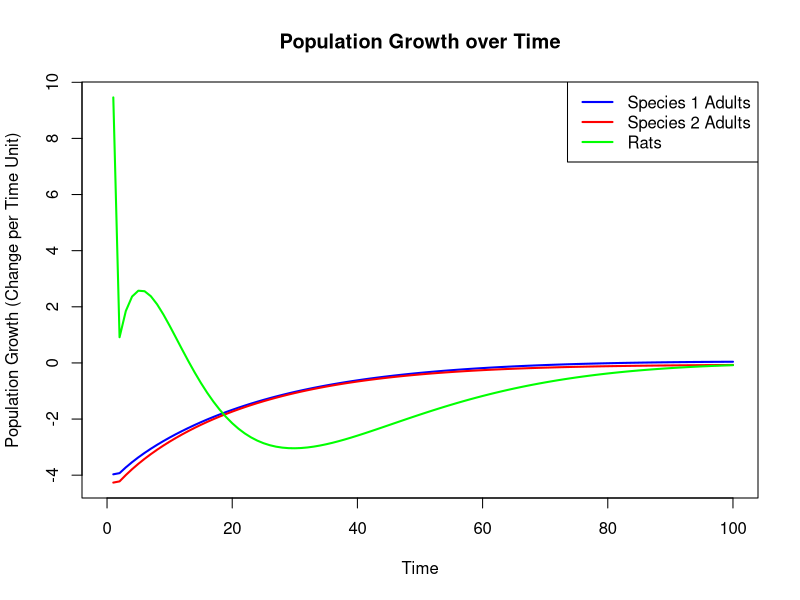
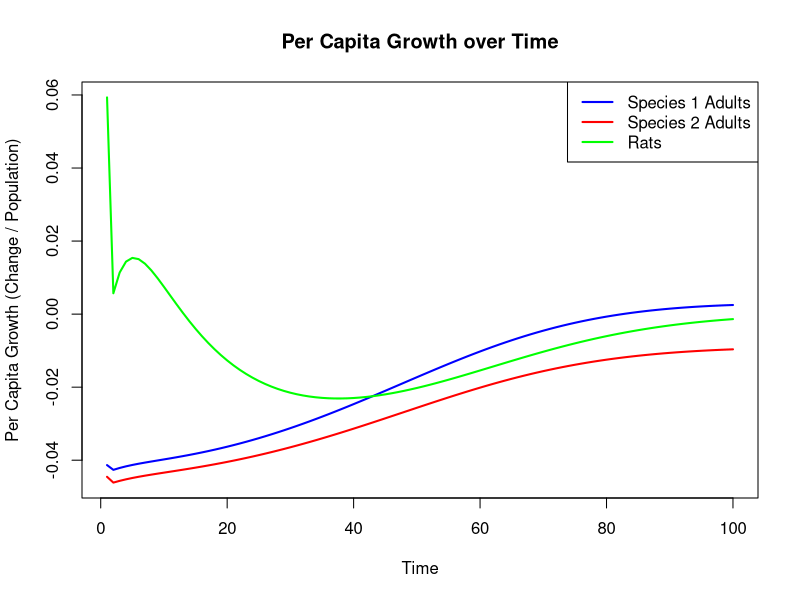

These figures' R source, in order:
setwd("~/Library/Mobile Documents/com~apple~CloudDocs/Studium/Pop Ecology/CW2/R scripts/ competition version ")
library(deSolve)

# Model function (as before)
model_stage <- function(t, state, parameters) {
  with(as.list(c(state, parameters)), {
    
    # Bird species 1: eggs and adults
    dE1 <- b1 * A1 * (1 - (A1 + alpha12 * A2) / K1) - sigma1 * E1 - beta1 * E1 * R
    dA1 <- sigma1 * s * E1 - m1 * A1
    
    # Bird species 2: eggs and adults
    dE2 <- b2 * A2 * (1 - (A2 + alpha21 * A1) / K2) - sigma2 * E2 - beta2 * E2 * R
    dA2 <- sigma2 * s * E2 - m2 * A2
    
    # Rats (predator) feeding on eggs only
    dR <- delta1 * beta1 * E1 * R + delta2 * beta2 * E2 * R - gamma * R
    
    list(c(dE1, dA1, dE2, dA2, dR))
  })
}

# Define parameters
parameters <- c(
  b1      = 2.0,    # max egg production rate per adult for species 1
  K1      = 180,    # carrying capacity for adults of species 1
  alpha12 = 0.2,    # competition coefficient: impact of species 2 adults on species 1
  sigma1  = 0.3,    # maturation rate from egg to adult for species 1
  m1      = 0.05,   # adult mortality rate for species 1
  beta1   = 0.1,    # predation rate on eggs of species 1
  
  b2      = 1.5,    # max egg production rate per adult for species 2
  K2      = 200,    # carrying capacity for adults of species 2
  alpha21 = 0.5,    # competition coefficient: impact of species 1 adults on species 2
  sigma2  = 0.3,    # maturation rate from egg to adult for species 2
  m2      = 0.05,   # adult mortality rate for species 2
  beta2   = 0.1,    # predation rate on eggs of species 2
  
  delta1  = 0.3,    # conversion efficiency from species 1 eggs to rat growth
  delta2  = 0.3,    # conversion efficiency from species 2 eggs to rat growth
  gamma   = 0.2,    # natural mortality rate of rats
  
  s       = 0.6     # survival from eggs to adult
)

# Define initial state
state <- c(
  E1 = 20,    # initial number of eggs for species 1
  A1 = 100,   # initial number of adults for species 1
  E2 = 20,    # initial number of eggs for species 2
  A2 = 100,   # initial number of adults for species 2
  R  = 150    # initial number of rats
)

# Time vector for the simulation
times <- seq(0, 100, by = 1)

# Solve the ODE system
out <- ode(y = state, times = times, func = model_stage, parms = parameters)
out_df <- as.data.frame(out)

# ------------------------------
# Plot 1: Population Growth Plot
# ------------------------------
# Calculate discrete population growth for species 1 adults (A1), species 2 adults (A2), and Rats (R)
# Use diff() to compute changes over time; add NA for the first time point.
out_df$A1_growth <- c(NA, diff(out_df$A1))
out_df$A2_growth <- c(NA, diff(out_df$A2))
out_df$R_growth  <- c(NA, diff(out_df$R))

# Plot the population growth rates over time
matplot(out_df$time, out_df[, c("A1_growth", "A2_growth", "R_growth")],
        type = "l", lty = 1, lwd = 2,
        xlab = "Time", ylab = "Population Growth (Change per Time Unit)",
        col = c("blue", "red", "green"),
        main = "Population Growth over Time")
legend("topright", legend = c("Species 1 Adults", "Species 2 Adults", "Rats"),
       col = c("blue", "red", "green"), lty = 1, lwd = 2)

# ------------------------------
# Plot 2: Per Capita Growth Plot
# ------------------------------
# Calculate per capita growth: (growth/population)
# We avoid division by zero by using NA when population is 0.
out_df$A1_pc_growth <- with(out_df, ifelse(A1 > 0, A1_growth / A1, NA))
out_df$A2_pc_growth <- with(out_df, ifelse(A2 > 0, A2_growth / A2, NA))
out_df$R_pc_growth  <- with(out_df, ifelse(R > 0, R_growth / R, NA))

# Remove the first row (NA) for plotting purposes
pc_growth_df <- out_df[-1, ]

matplot(pc_growth_df$time, pc_growth_df[, c("A1_pc_growth", "A2_pc_growth", "R_pc_growth")],
        type = "l", lty = 1, lwd = 2,
        xlab = "Time", ylab = "Per Capita Growth (Change / Population)",
        col = c("blue", "red", "green"),
        main = "Per Capita Growth over Time")
legend("topright", legend = c("Species 1 Adults", "Species 2 Adults", "Rats"),
       col = c("blue", "red", "green"), lty = 1, lwd = 2)
